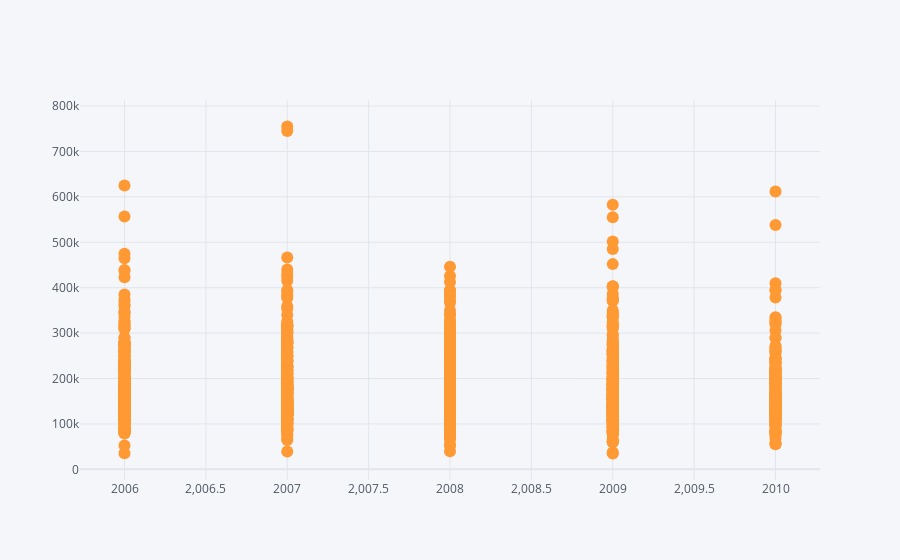

The cell this chart's notebook holds for it:
### Code cell
data.iplot(kind="scatter",x="YrSold",y="SalePrice",mode="markers")

### Figure 1 — Plotly figure (JSON) as saved in the notebook; plotly's stock layout.template omitted (floating-point values rounded to 4 significant figures; data arrays with more than 128 entries replaced by an {"elided": "..."} marker saying what was removed)
{"data": [{"line": {"color": "rgba(255, 153, 51, 1.0)", "dash": "solid", "shape": "linear", "width": 1.3}, "marker": {"size": 12, "symbol": "circle"}, "mode": "markers", "name": "SalePrice", "text": "", "type": "scatter", "x": {"elided": "1460 int values"}, "y": {"elided": "1460 int values"}}], "layout": {"legend": {"bgcolor": "#F5F6F9", "font": {"color": "#4D5663"}}, "paper_bgcolor": "#F5F6F9", "plot_bgcolor": "#F5F6F9", "title": {"font": {"color": "#4D5663"}}, "xaxis": {"gridcolor": "#E1E5ED", "showgrid": true, "tickfont": {"color": "#4D5663"}, "title": {"font": {"color": "#4D5663"}, "text": ""}, "zerolinecolor": "#E1E5ED"}, "yaxis": {"gridcolor": "#E1E5ED", "showgrid": true, "tickfont": {"color": "#4D5663"}, "title": {"font": {"color": "#4D5663"}, "text": ""}, "zerolinecolor": "#E1E5ED"}}}
